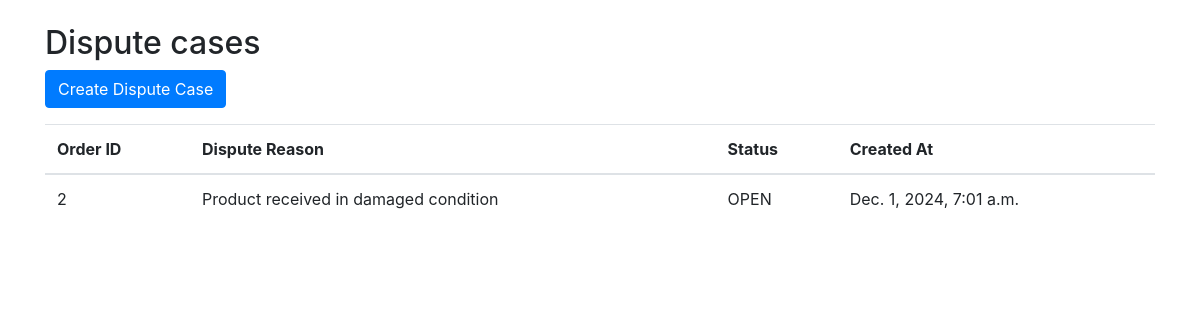
Page /disputes/ on the earlier database version.
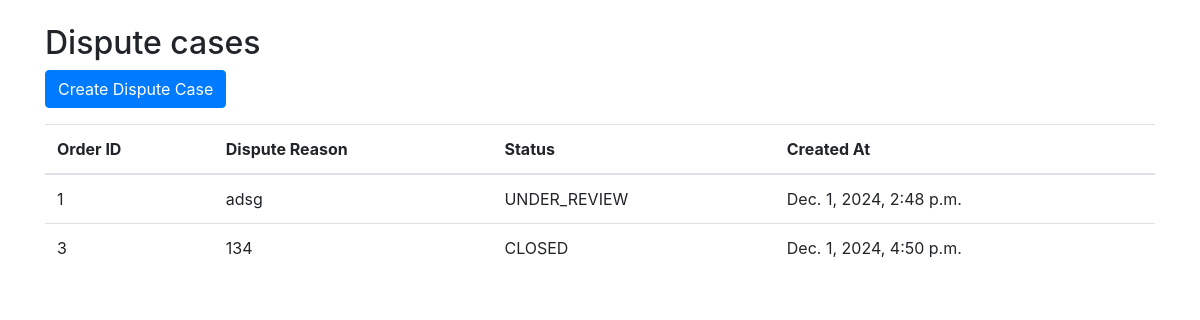
Same page on the later database version.
### disputes/models.py (models this page shows, shortened)
class DisputeCase(models.Model):
    DISPUTE_STATUS_CHOICES = [
        ('OPEN', 'Open'),
        ('UNDER_REVIEW', 'Under Review'),
        ('CLOSED', 'Closed'),
        ('RESOLVED', 'Resolved'),
        ('REJECTED', 'Rejected')
    ]
    order = models.OneToOneField(
        Order,
        related_name='dispute_case',
        on_delete=models.CASCADE
    )
    return_request = models.OneToOneField(
        ReturnRequest,
        related_name='dispute_case',
        on_delete=models.SET_NULL,
        null=True,
        blank=True
    )
    dispute_reason = models.TextField()
    status = models.CharField(
        max_length=20,
        choices=DISPUTE_STATUS_CHOICES,
        default='OPEN'
    )
    created_at = models.DateTimeField(auto_now_add=True)
    resolved_at = models.DateTimeField(null=True, blank=True)
    resolution_notes = models.TextField(null=True, blank=True)

### disputes/views.py (the view)
# urls.py: path('', views.DisputeCaseListView.as_view(), name='dispute_case_list'),
class DisputeCaseListView(ListView):
    model = DisputeCase
    template_name = 'disputes/dispute_list.html'
    context_object_name = 'dispute_cases'
    def get_queryset(self):
        return DisputeCase.objects.all().select_related('order', 'return_request').all();

### templates/disputes/dispute_list.html (shortened to what this page needs)
{% extends 'base.html' %}
{% block content %}
<div class="row">
    <div class="col-md-12">
        <h2>Dispute cases</h2>
        <button
            hx-get="{% url 'create_dispute_case_modal' %}"
            hx-target="#disputeModal"
            hx-trigger="click"
            data-bs-toggle="modal"
            data-bs-target="#disputeModal"
            class="btn btn-primary mb-3"
        >
            Create Dispute Case
        </button>
        <table class="table" id="dispute-list">
            <thead>
                <tr>
                    <th>Order ID</th>
                    <th>Dispute Reason</th>
                    <th>Status</th>
                    <th>Created At</th>
                </tr>
            </thead>
            <tbody id="dispute-list-body">
                {% include 'disputes/partials/dispute_list_body.html' %}
            </tbody>
        </table>
    </div>
</div>
</div>
{% endblock %}

### templates/disputes/partials/dispute_list_body.html
{% for dispute in dispute_cases %}
    <tr>
        <td>{{ dispute.order_id }}</td>
        <td>{{ dispute.dispute_reason }}</td>
        <td>{{ dispute.status }}</td>
        <td>{{ dispute.created_at }}</td>
    </tr>
{% endfor %}

Differences in the rows shown:
removed DisputeCase: order_id "2", dispute_reason "Product received in damaged condition", status "OPEN", created_at "Dec. 1, 2024, 7:01 a.m."
added DisputeCase: order_id "1", dispute_reason "adsg", status "UNDER_REVIEW", created_at "Dec. 1, 2024, 2:48 p.m."
added DisputeCase: order_id "3", dispute_reason "134", status "CLOSED", created_at "Dec. 1, 2024, 4:50 p.m."
